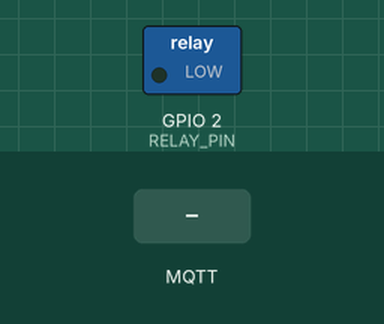
A sketch run on a simulated ESP32. On the bench: switched loads named in the sketch (green lamp = pin HIGH). The inputs (shaded band) are chosen by the test bench. WiFi joins after 1.5 s; servers stay silent unless stated; no MQTT or app messages arrive unless stated; what the sketch prints to the serial monitor is not drawn.

Above: at 2.7 s.
2.8 s: MQTT message "ON" arrives on the first subscribed topic
At 4.0 s:
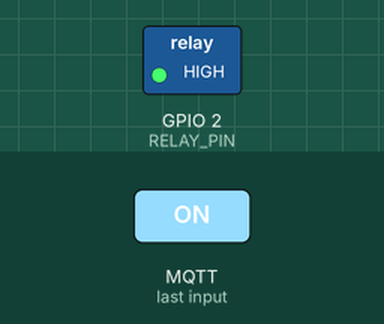
9.2 s: MQTT message "OFF" arrives on the first subscribed topic
At 10.3 s:
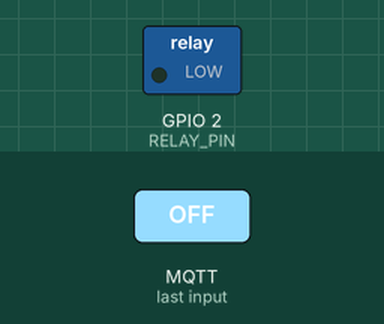
Timing chart, 0 to 12.2 s (numbered marks = the images above; inputs shaded):
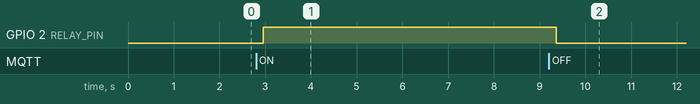

Measured:
- after the input at 2.8 s, GPIO 2 (RELAY_PIN): LOW → HIGH after 0.16 s
- after the input at 9.2 s, GPIO 2 (RELAY_PIN): HIGH → LOW after 0.16 s

The sketch:

CHARGING.ino
```cpp
#include <WiFi.h>
#include <PubSubClient.h>

#define RELAY_PIN 2

//WiFi credential
const char* ssid="ESP32_Broker";
const char* password="12345678";

//MQTT broker
const char* mqtt_server="192.168.4.1";
const int mqtt_port = 1883;

//MQTT credential
const char* mqtt_user="user";  //i have change this-----
const char* mqtt_password="password";

//topics
const char* pub_topic="clientUAV/charging";

//object
WiFiClient espClient;
PubSubClient client(espClient);

//variable
String inputString="";
int count=0;
bool relayState=false;

//WiFi setup
void setup_wifi() {
  Serial.println("Connecting to WiFi...");
  WiFi.begin(ssid, password);

  while (WiFi.status()!=WL_CONNECTED) {
    delay(500);
    Serial.print(".");
  }

  Serial.println("\nWiFi Connected");
  Serial.print("IP Address: ");
  Serial.println(WiFi.localIP());
}

// MQTT callback
void callback(char* topic, byte* payload, unsigned int length) {
  String message="";

  for (int i = 0; i < length; i++) {
    message+=(char)payload[i];
  }
  Serial.println(message=="on");
  if(message=="on"){

    processCommand(message);
  }


  Serial.print("MQTT Received [");
  Serial.print(topic);
  Serial.print("]: ");
  Serial.println(message);

  if (message=="ON") {
    digitalWrite(RELAY_PIN, HIGH);
    relayState=true;
    Serial.println("relay ON via MQTT");
  }
  else if (message=="OFF") {
    digitalWrite(RELAY_PIN, LOW);
    relayState=false;
    count = 0;
    Serial.println("relay OFF via MQTT");
  }
}

//MQTT reconnect
void reconnect() {
  while (!client.connected()) {
    Serial.print("Connecting to MQTT...");

    String clientId = "ESP32-" +String(WiFi.macAddress());


    if (client.connect(clientId.c_str(),mqtt_user, mqtt_password)) {
      Serial.println("Connected");

      // Subscribe topic
      client.subscribe("clientUAV/charging");

    } else {
      Serial.print("Failed, rc=");
      Serial.print(client.state());
      Serial.println(" → retrying in 2 sec");
      delay(2000);
    }
  }
}

//setup
void setup() {
  Serial.begin(115200);

  pinMode(RELAY_PIN, OUTPUT);
  digitalWrite(RELAY_PIN, LOW);

  setup_wifi();

  client.setServer(mqtt_server, mqtt_port);
  client.setCallback(callback);

  inputString.reserve(50);
}

//Loop
void loop() {
  if (!client.connected()) {
    reconnect();
  }

  client.loop();

  while (Serial.available()) {
    String incomingChar = Serial.readStringUntil('\n');
    processCommand(incomingChar);

    if (incomingChar=="\n") {
      inputString="";
    } else {
      inputString+=incomingChar;
    }
  }

  delay(200);
}

// ----------- Command Logic (UNCHANGED) -----------
void processCommand(String cmd) {
  cmd.trim();

  Serial.print("received:");
  Serial.println(cmd);

  if (cmd=="ON") {
    count++;
    Serial.print("valid count: ");
    Serial.println(count);
  }
  else if (cmd== "OFF") {
    count= 0;
    digitalWrite(RELAY_PIN, LOW);
    relayState=false;
    Serial.println("Invalid signal → Reset count");
  }

  if (count>= 3 && !relayState) {
    digitalWrite(RELAY_PIN, HIGH);
    relayState=true;

    Serial.println("Relay ON (Latched)");

    String payload= "{\"id\":\"charging\",\"status\":\"ON\"}";
    client.publish(pub_topic, payload.c_str(), true);

    Serial.println("Published:" + payload);
  }
}
```
